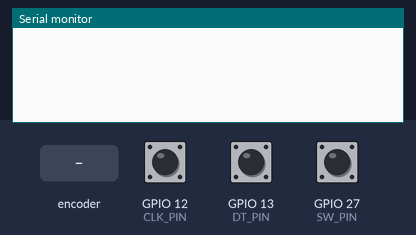
The sketch below on a simulated ESP32. On the bench: the last lines printed to the serial monitor. Inputs (shaded band) come from the test bench; at power-on: GPIO 27 (SW_PIN) HIGH, GPIO 12 (CLK_PIN) HIGH, GPIO 13 (DT_PIN) HIGH.

Above: at 1.2 s.
1.3 s: rotary encoder on GPIO 12 (CLK_PIN) / GPIO 13 (DT_PIN) turned 1 step (first pin leading)
At 2.1 s:
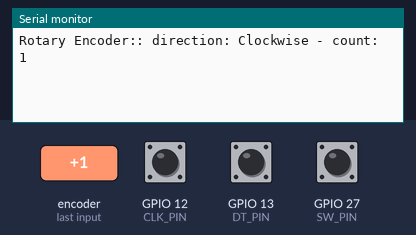
3.0 s: GPIO 27 (SW_PIN) pulled LOW for 0.15 s
At 3.4 s:
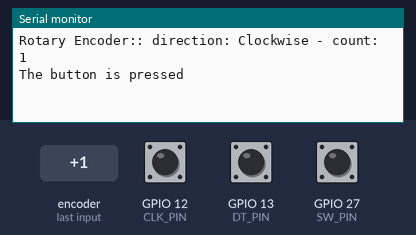
4.6 s: rotary encoder on GPIO 12 (CLK_PIN) / GPIO 13 (DT_PIN) turned 2 steps (second pin leading)
At 5.7 s:
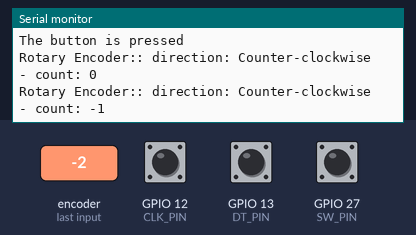

Measured:
- after the input at 1.3 s, the serial monitor: prints a new line after 0.05 s (image 1)
- after the input at 3.0 s, the serial monitor: prints a new line after 0.05 s (image 2)
- after the input at 4.6 s, the serial monitor: prints a new line after 0.08 s (image 3)

The sketch:

Contador1.ino
```cpp
#include <ezButton.h>  // the library to use for SW pin

#define CLK_PIN 12 // ESP32 pin GPIO25 connected to the rotary encoder's CLK pin
#define DT_PIN  13 // ESP32 pin GPIO26 connected to the rotary encoder's DT pin
#define SW_PIN  27 // ESP32 pin GPIO27 connected to the rotary encoder's SW pin

#define DIRECTION_CW  0   // clockwise direction
#define DIRECTION_CCW 1  // counter-clockwise direction

int counter = 0;
int direction = DIRECTION_CW;
int CLK_state;
int prev_CLK_state;

ezButton button(SW_PIN);  // create ezButton object that attach to pin 7;

void setup() {
  Serial.begin(9600);

  // configure encoder pins as inputs
  pinMode(CLK_PIN, INPUT);
  pinMode(DT_PIN, INPUT);
  button.setDebounceTime(50);  // set debounce time to 50 milliseconds

  // read the initial state of the rotary encoder's CLK pin
  prev_CLK_state = digitalRead(CLK_PIN);
}

void loop() {
  button.loop();  // MUST call the loop() function first

  // read the current state of the rotary encoder's CLK pin
  CLK_state = digitalRead(CLK_PIN);

  // If the state of CLK is changed, then pulse occurred
  // React to only the rising edge (from LOW to HIGH) to avoid double count
  if (CLK_state != prev_CLK_state && CLK_state == HIGH) {
    // if the DT state is HIGH
    // the encoder is rotating in counter-clockwise direction => decrease the counter
    if (digitalRead(DT_PIN) == HIGH) {
      counter--;
      direction = DIRECTION_CCW;
    } else {
      // the encoder is rotating in clockwise direction => increase the counter
      counter++;
      direction = DIRECTION_CW;
    }

    Serial.print("Rotary Encoder:: direction: ");
    if (direction == DIRECTION_CW)
      Serial.print("Clockwise");
    else
      Serial.print("Counter-clockwise");

    Serial.print(" - count: ");
    Serial.println(counter);
  }

  // save last CLK state
  prev_CLK_state = CLK_state;

  if (button.isPressed()) {
    Serial.println("The button is pressed");
  }
}
```
